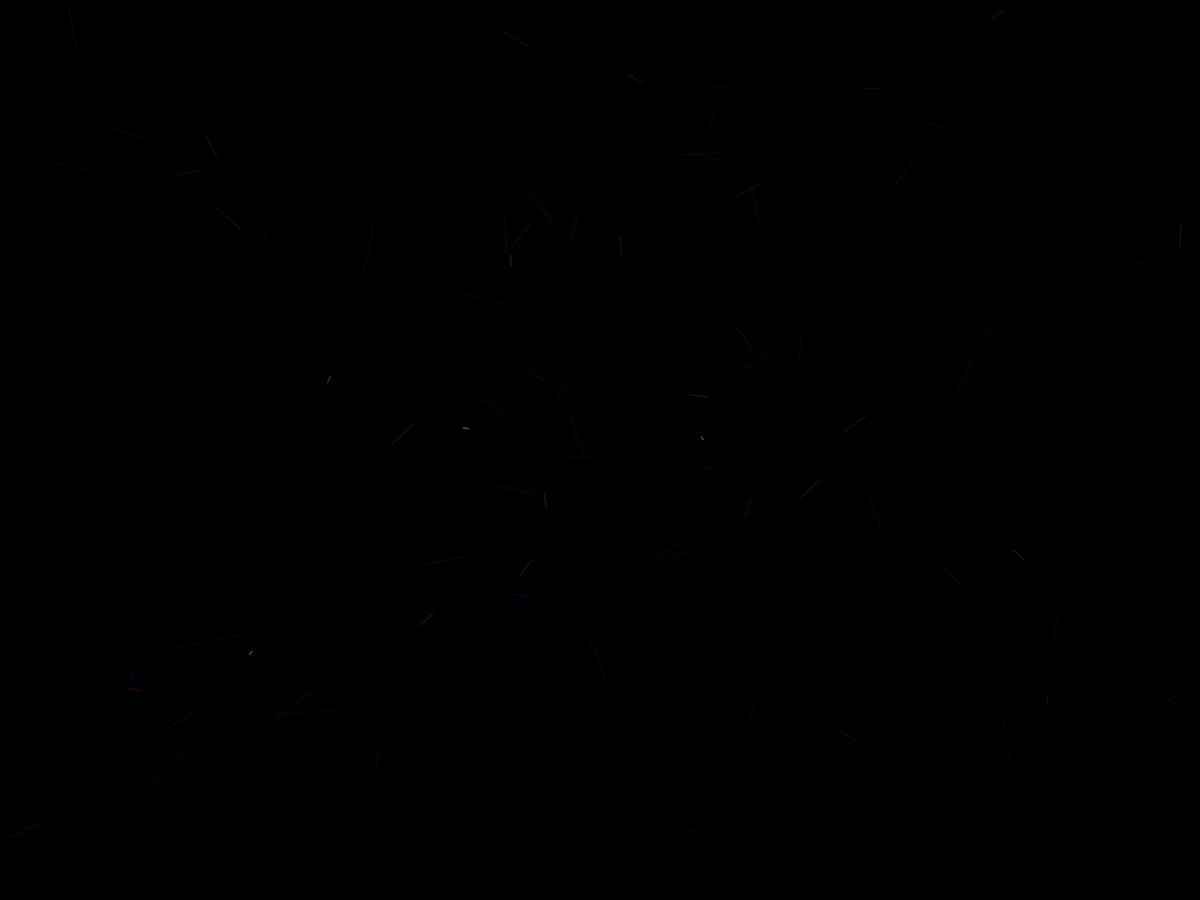
Frame 1 (no input)
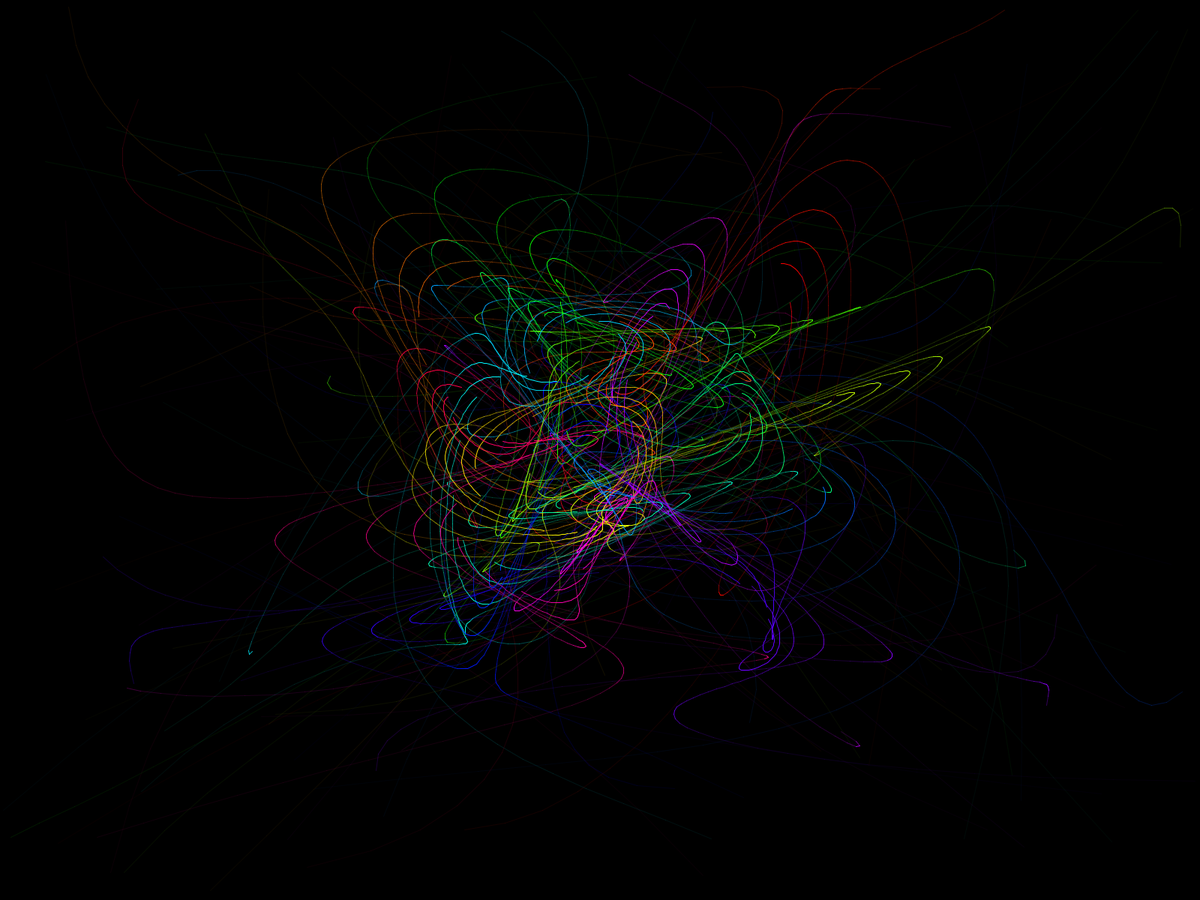
Frame 60 (the mouse pressed at the canvas centre just before this capture)
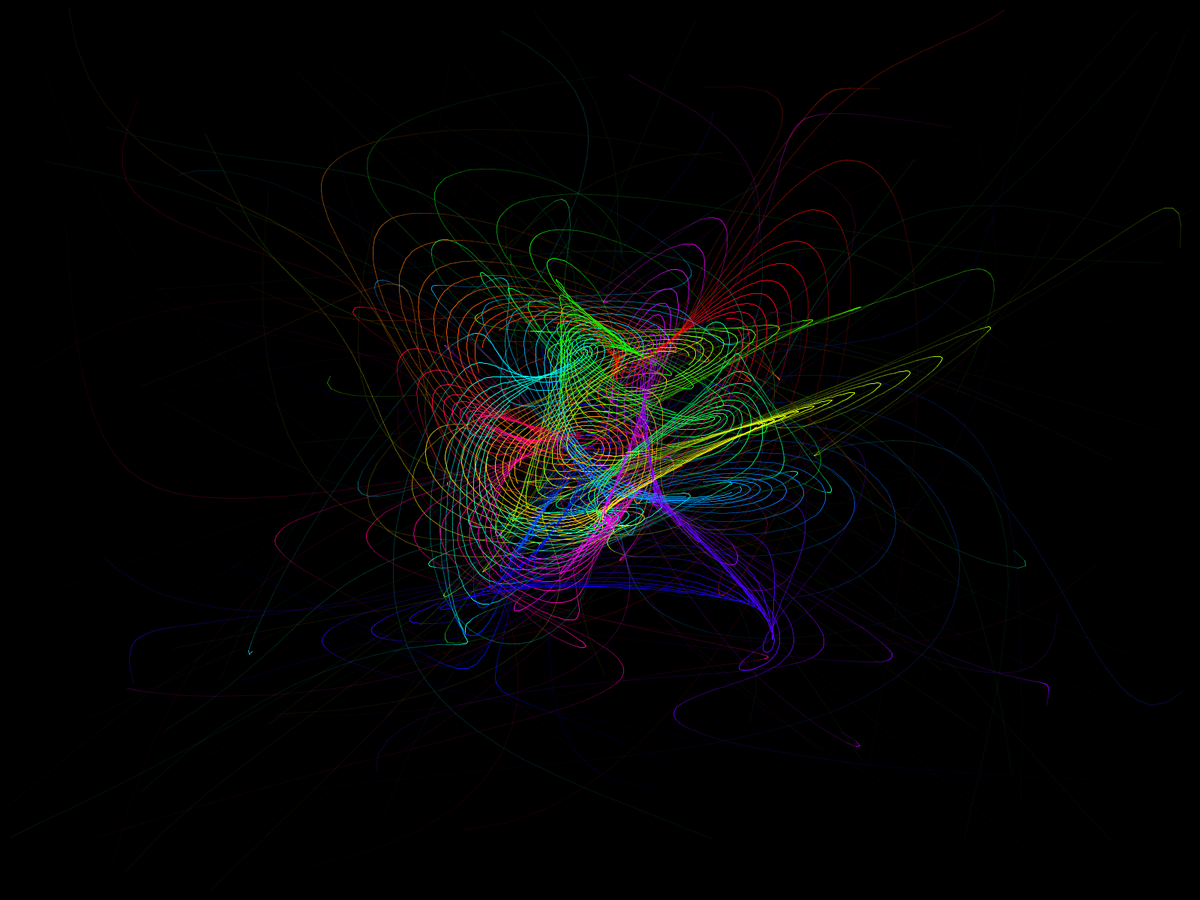
Frame 120 (the mouse held since frame 60 and released just before this capture)

The Processing sketch that drew these frames (run headless with seeded random() and noise(); from frame 60 on, the mouse is pressed at the canvas centre):

// Processing sketch: rainbowChase
// ── rainbowChase.pde
int n, e = 9;
PVector[] p, pb;

void setup() {
  fullScreen();
  noCursor();

  background(0);
  colorMode(HSB, 200, 100, 100);

  initilisePoints();
  n = int(random(50, 200));
  p = new PVector[n];
  pb = new PVector[n];
  for (int i=0; i<n; i++) {
    p[i] = new PVector(
      random(width), 
      random(height)
      );
  }
  fill(0, 0, 0, 5);
}

void draw() {
  //update buffer with current positions
  for (int i=0; i<n; i++) {
    pb[i] = p[i].copy();
  }

  //move to new position & draw step;
  float totalDist = 0;
  for (int i=0; i<n; i++) {
    if (i+1==n) {
      stepTowards(p[i], pb[0]);
      stroke((i*200)/n, 100, 100, 10000/p[i].dist(pb[0]));
    } else {
      stepTowards(p[i], pb[i+1]);
      stroke((i*200)/n, 100, 100, 10000/p[i].dist(pb[i+1]));
    }

    line(pb[i].x, pb[i].y, p[i].x, p[i].y);
  
    totalDist += p[i].dist(pb[i]);
  }
  
  totalDist /= n;
  
  //fill(0,0,0);
  //noStroke();
  //rect(0,0,200,40);
  //fill(0,0,100);
  //stroke(0);
  //textSize(32);
  //text(round(totalDist*1000)/1000.0,5,35);
  
  if(totalDist<.5)
    initilisePoints();
}

void stepTowards(PVector point, PVector target) {
  point.mult(e).add(target).div(e+1);
}

void initilisePoints() {
  clear();
  n = int(random(50, 200));
  p = new PVector[n];
  pb = new PVector[n];
  for (int i=0; i<n; i++) {
    p[i] = new PVector(
      random(width), 
      random(height)
      );
  }
}

void keyPressed() {
  switch(key) {
  case ' ':
    initilisePoints();
  default:
    println("No acton for key '"+key+"'");
  }
}

// ── Point.pde
class Point {
  float fX,fY;
  float iSpeed = 0.75; // px/frame
  color cCol;
  
  Point(float x, float y, color col) {
    fX = x;
    fY = y;
    cCol = col;
  }
  
  boolean follow(float x, float y) {
    //check if lines are too close
    if(dist(fX,fY,x,y)>1) {
      //calculate new position
      float fTheta = atan2((x-fX),(y-fY)); 
      float dX = fX+(sin(fTheta)*iSpeed);
      float dY = fY+(cos(fTheta)*iSpeed);
      //calculate proximity
      float iAlpha = (1-(dist(fX,fY,x,y)/(dist(0,0,width,height)/2)))*100;
      //draw movement line
      stroke(cCol,iAlpha);
      line(fX,fY,dX,dY);
      //update position
      fX = dX;
      fY = dY;
      return true;
    } else {
      return false;
    }
  }
  
  void setCoords(float x, float y) {
    fX = x;
    fY = y;
  }
}
